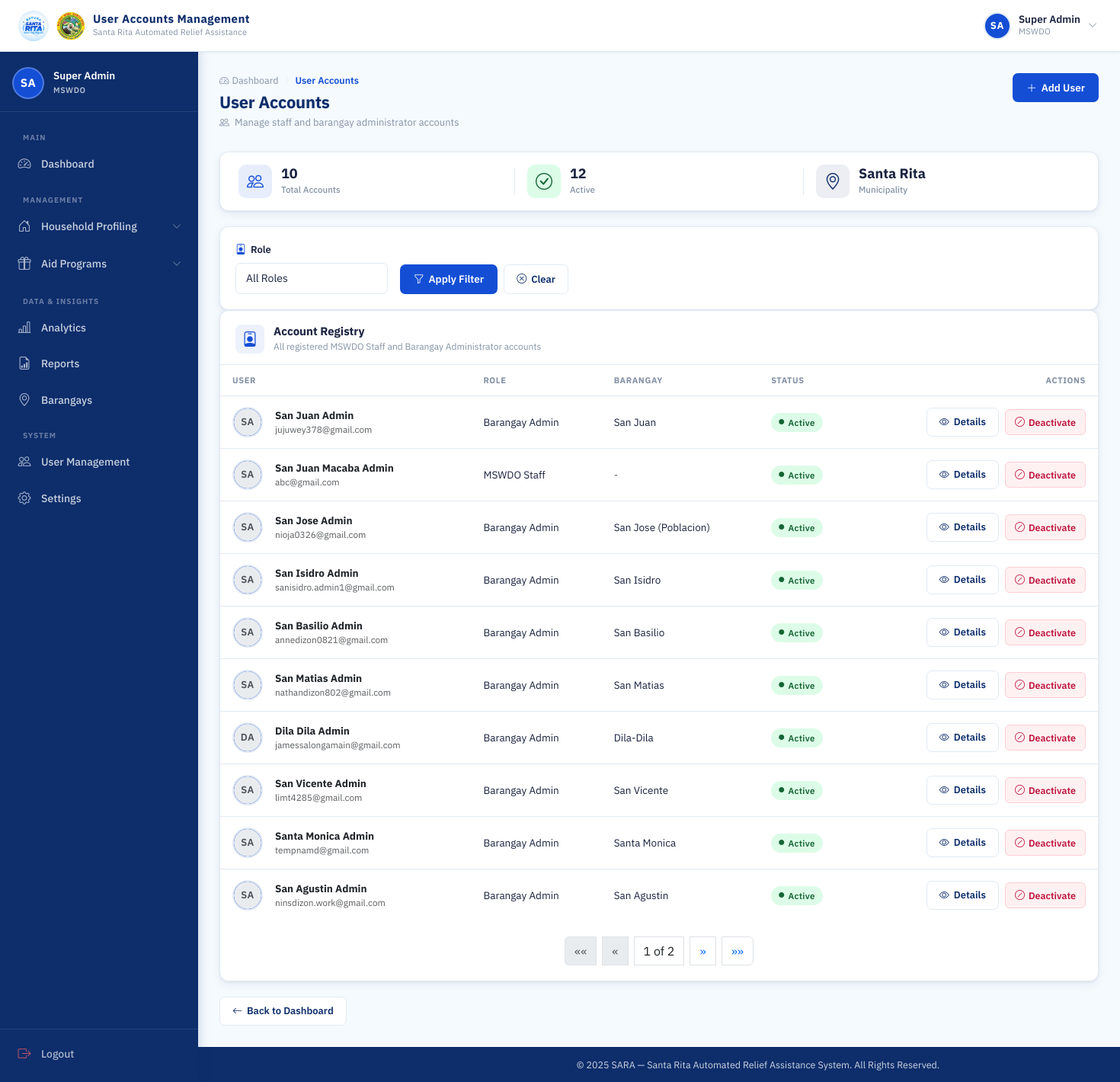
Before: /mswdo/users/ (signed in) with the older database file.
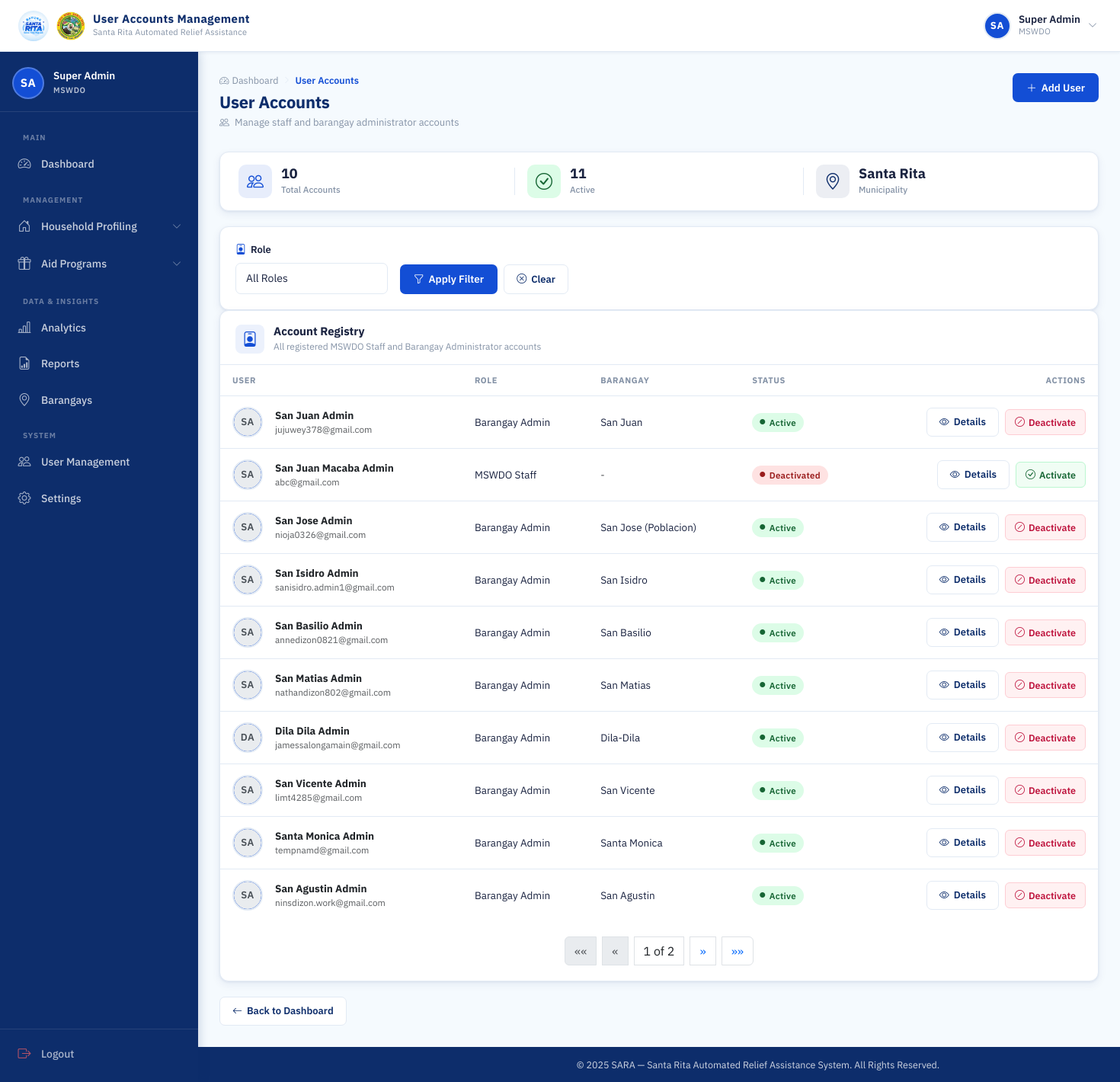
After: the same page with the newer database file.
### accounts/models.py (models this page shows)
class User(AbstractUser):
    ROLE_CHOICES = (
        ('MSWDO', 'MSWDO Admin'),
        ('MSWDO_STAFF', 'MSWDO Staff'),
        ('BARANGAY', 'Barangay Admin'),
    )
    email = models.EmailField(unique=True)
    role = models.CharField(max_length=20, choices=ROLE_CHOICES)
    barangay = models.ForeignKey(
        'Barangay', on_delete=models.SET_NULL, blank=True, null=True, related_name='users'
    )
    is_active = models.BooleanField(default=True)
    middle_name = models.CharField(max_length=150, blank=True)
    suffix = models.CharField(max_length=10, blank=True, null=True)
    position = models.CharField(max_length=100, blank=True)
    birth_place = models.CharField(max_length=200, blank=True)
    CIVIL_STATUS_CHOICES = (
        ('SINGLE', 'Single'),
        ('MARRIED', 'Married'),
        ('WIDOWED', 'Widowed'),
        ('SEPARATED', 'Separated'),
        ('ANNULLED', 'Annulled'),
    )
    civil_status = models.CharField(max_length=20, choices=CIVIL_STATUS_CHOICES, blank=True)
    citizenship = models.CharField(max_length=100, blank=True, default='Filipino')
    must_change_password = models.BooleanField(default=False)
    SEX_CHOICES = (
        ('M', 'Male'),
        ('F', 'Female'),
    )
    sex = models.CharField(max_length=1, choices=SEX_CHOICES, blank=True)
    birthdate = models.DateField(blank=True, null=True)
    @property
    def age(self):
        if self.birthdate:
            today = datetime.date.today()
            return today.year - self.birthdate.year - ((today.month, today.day) < (self.birthdate.month, self.birthdate.day))
        return None
    contact_number = models.CharField(
        max_length=13,
        blank=True,
        validators=[
            RegexValidator(
                regex=r'^(09|\+639)\d{9}$',
                message="Phone number must be entered in the format: '09XXXXXXXXX' or '+639XXXXXXXXX'."
            )
        ]
    )
    profile_image = models.ImageField(upload_to=user_profile_image_path, blank=True, null=True)

### accounts/views.py (the view)
# urls.py: path('mswdo/users/', views.user_accounts, name='user_accounts'),
@login_required(login_url='login')
@session_protected
def user_accounts(request):
    if request.user.role != 'MSWDO':
        return HttpResponseForbidden("Access Denied")
    users = User.objects.filter(role__in=['BARANGAY', 'MSWDO_STAFF']).select_related('barangay')
    role_filter = request.GET.get('role', '')
    barangay_filter = request.GET.get('barangay', '')
    if role_filter in ['MSWDO_STAFF', 'BARANGAY']:
        users = users.filter(role=role_filter)
        if role_filter == 'BARANGAY' and barangay_filter:
            users = users.filter(barangay_id=barangay_filter)
    users = users.order_by('-date_joined')
    active_count = users.filter(is_active=True).count()
    barangays = Barangay.objects.all().order_by('name')
    paginator = Paginator(users, 10)
    page_number = request.GET.get('page', 1)
    page_obj = paginator.get_page(page_number)
    return render(request, 'accounts/user_accounts.html', {
        'users': page_obj,
        'page_obj': page_obj,
        'active_count': active_count,
        'barangays': barangays,
        'selected_role': role_filter,
        'selected_barangay': barangay_filter,
    })

### accounts/context_processors.py (called while the page is built)
def auth_required(request):
    return {
        'requires_auth': request.user.is_authenticated
    }

### accounts/templates/accounts/user_accounts.html (shortened to what the changed rows need)
{% extends 'base.html' %}
{% load static %}
{% block css %}
<link rel="stylesheet" href="{% static 'css/mswdo_dashboard.css' %}">
<link rel="stylesheet" href="{% static 'css/barangay_accounts.css' %}">
<link rel="stylesheet" href="{% static 'css/scan_rfid.css' %}">
{% endblock %}
{% block content %}
<div class="dash-page-header">
  <div>
    <h1 class="dash-page-title">User Accounts</h1>
  </div>
</div>
<div id="accountsPageContent">
<div class="acct-summary-strip">
  <div class="acct-summary-item">
    <div>
      <span class="acct-summary-val">
        {{ active_count }}
      </span>
      <span class="acct-summary-label">Active</span>
    </div>
  </div>
</div>
<div class="dash-panel">
  <div class="dash-panel__header">
    <div class="dash-panel__header-left">
      <div>
        <h2 class="dash-panel__title">Account Registry</h2>
      </div>
    </div>
  </div>
  <div class="dash-panel__body p-0">
    <div class="table-responsive">
      <table class="acct-table">
        <thead>
          <tr>
            <th class="acct-th">User</th>
            <th class="acct-th">Role</th>
            <th class="acct-th">Barangay</th>
            <th class="acct-th">Status</th>
            <th class="acct-th acct-th--actions">Actions</th>
          </tr>
        </thead>
        <tbody>
          {% for user in users %}
          <tr class="acct-row">
            <td class="acct-td">
              <div class="d-flex align-items-center gap-3">
                <div class="topbar-avatar" style="width: 40px; height: 40px; flex-shrink: 0;">
                  {% if user.profile_image %}
                    <img src="{{ user.profile_image.url }}" alt="{{ user.get_full_name }}" style="width: 100%; height: 100%; border-radius: 50%; object-fit: cover;">
                  {% else %}
                    <span class="avatar-initials" style="width: 100%; height: 100%; display: flex; align-items: center; justify-content: center; background: #e9ecef; color: #495057; border-radius: 50%; font-weight: 600;">
                      {{ user.first_name|first|upper }}{{ user.last_name|first|upper }}
                    </span>
                  {% endif %}
                </div>
                <div>
                  <div class="fw-bold text-dark">
                    {{ user.first_name }}
                    {{ user.last_name }}
                  </div>
                  <div class="text-muted small">{{ user.email }}</div>
                </div>
              </div>
            </td>
            <td class="acct-td">{{ user.get_role_display }}</td>
            <td class="acct-td">
                {% if user.role == 'BARANGAY' and user.barangay %}
                    {{ user.barangay.name }}
                {% else %}
                    <span class="text-muted">-</span>
                {% endif %}
            </td>
            <td class="acct-td">
              {% if user.is_active %}
                <span class="acct-badge acct-badge--active">
                  <i class="bi bi-circle-fill"></i> Active
                </span>
              {% else %}
                <span class="acct-badge acct-badge--inactive">
                  <i class="bi bi-circle-fill"></i> Deactivated
                </span>
              {% endif %}
            </td>
            <td class="acct-td acct-td--actions">
              <div class="acct-actions">
                <button type="button" class="btn-dash-outline" onclick="openUserModal({{ user.id }})" title="View Details">
                  <i class="bi bi-eye"></i>
                  <span>Details</span>
                </button>
                {% if user.is_active %}
                <a href="{% url 'deactivate_user' user.id %}"
                   class="acct-btn acct-btn--deactivate"
                   title="Deactivate account"
                   onclick="event.preventDefault(); showConfirmModal('Deactivate {{ user.username }} account?', function() { window.location.href = '{% url 'deactivate_user' user.id %}'; }, { title: 'Deactivate Account', confirmText: 'Deactivate' });">
                  <i class="bi bi-slash-circle"></i>
                  <span>Deactivate</span>
                </a>
                {% else %}
                <a href="{% url 'activate_user_account' user.id %}"
                   class="acct-btn acct-btn--activate"
                   title="Activate account"
                   onclick="event.preventDefault(); showConfirmModal('Activate {{ user.username }} account?', function() { window.location.href = '{% url 'activate_user_account' user.id %}'; }, { title: 'Activate Account', confirmText: 'Activate' });">
                  <i class="bi bi-check-circle"></i>
                  <span>Activate</span>
                </a>
                {% endif %}
              </div>
            </td>
          </tr>
          {% endfor %}
        </tbody>
      </table>
    </div>
  </div>
</div>
</div>
{% endblock %}

Changed rows visible on the page:
changed User "San Juan Macaba": is_active "Active Deactivate" → "Deactivated Activate"
Other visible differences:
{{ active_count }}: "12" → "11"
